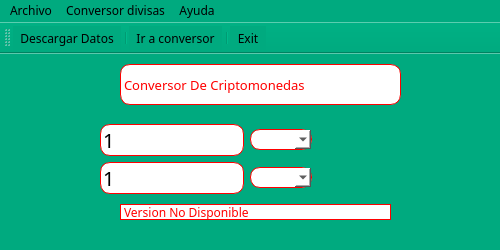
<?xml version="1.0" encoding="UTF-8"?>
<ui version="4.0">
 <class>cripto</class>
 <widget class="QMainWindow" name="cripto">
  <property name="geometry">
   <rect>
    <x>0</x>
    <y>0</y>
    <width>500</width>
    <height>250</height>
   </rect>
  </property>
  <property name="windowTitle">
   <string>Conversor</string>
  </property>
  <property name="windowIcon">
   <iconset resource="recursos.qrc">
    <normaloff>:/newPrefix/icons/dollar.png</normaloff>:/newPrefix/icons/dollar.png</iconset>
  </property>
  <property name="styleSheet">
   <string notr="true">*{
font-family: century gothic;
}

QWidget{
background-color: rgb(0, 170, 127);
}

QLabel {
color:red;
background:white;
border: 1px solid red;
border-radius: 10px;
font: 57 10pt &quot;Asimov&quot;;
}

QLineEdit {
color:black;
background:white;
border: 1px solid red;
border-radius: 10px;
font: 57 15pt &quot;Asimov&quot;;
}
QComboBox{
color:black;
background:white;
border: 1px solid red;
border-radius: 10px;
font: 57 15pt &quot;Asimov&quot;;
}</string>
  </property>
  <widget class="QWidget" name="centralwidget">
   <widget class="QLabel" name="label">
    <property name="geometry">
     <rect>
      <x>120</x>
      <y>10</y>
      <width>281</width>
      <height>41</height>
     </rect>
    </property>
    <property name="font">
     <font>
      <family>Asimov</family>
      <pointsize>10</pointsize>
      <weight>7</weight>
      <italic>false</italic>
      <bold>false</bold>
     </font>
    </property>
    <property name="text">
     <string>Conversor De Criptomonedas</string>
    </property>
   </widget>
   <widget class="QWidget" name="layoutWidget">
    <property name="geometry">
     <rect>
      <x>100</x>
      <y>70</y>
      <width>212</width>
      <height>70</height>
     </rect>
    </property>
    <layout class="QGridLayout" name="gridLayout">
     <item row="0" column="0">
      <layout class="QHBoxLayout" name="horizontalLayout">
       <item>
        <widget class="QLineEdit" name="lineEdit_1">
         <property name="font">
          <font>
           <family>Asimov</family>
           <pointsize>15</pointsize>
           <weight>7</weight>
           <italic>false</italic>
           <bold>false</bold>
          </font>
         </property>
         <property name="text">
          <string>1</string>
         </property>
        </widget>
       </item>
       <item>
        <widget class="QComboBox" name="comboBox_1"/>
       </item>
      </layout>
     </item>
     <item row="1" column="0">
      <layout class="QHBoxLayout" name="horizontalLayout_2">
       <item>
        <widget class="QLineEdit" name="lineEdit_2">
         <property name="font">
          <font>
           <family>Asimov</family>
           <pointsize>15</pointsize>
           <weight>7</weight>
           <italic>false</italic>
           <bold>false</bold>
          </font>
         </property>
         <property name="text">
          <string>1</string>
         </property>
        </widget>
       </item>
       <item>
        <widget class="QComboBox" name="comboBox_2"/>
       </item>
      </layout>
     </item>
    </layout>
   </widget>
   <widget class="QLabel" name="label_2">
    <property name="geometry">
     <rect>
      <x>120</x>
      <y>150</y>
      <width>271</width>
      <height>16</height>
     </rect>
    </property>
    <property name="text">
     <string>Version No Disponible</string>
    </property>
   </widget>
  </widget>
  <widget class="QStatusBar" name="statusbar"/>
  <widget class="QMenuBar" name="menubar">
   <property name="geometry">
    <rect>
     <x>0</x>
     <y>0</y>
     <width>500</width>
     <height>23</height>
    </rect>
   </property>
   <widget class="QMenu" name="menuArchivo">
    <property name="title">
     <string>Archivo</string>
    </property>
    <addaction name="separator"/>
    <addaction name="actionDescargar_Datos"/>
    <addaction name="separator"/>
    <addaction name="actionExit"/>
   </widget>
   <widget class="QMenu" name="menuacerca_de">
    <property name="title">
     <string>Ayuda</string>
    </property>
    <addaction name="actionAcerca_de"/>
   </widget>
   <widget class="QMenu" name="menuCriptomoneda">
    <property name="title">
     <string>Conversor divisas</string>
    </property>
    <addaction name="actionIr_a_divisas"/>
   </widget>
   <addaction name="menuArchivo"/>
   <addaction name="menuCriptomoneda"/>
   <addaction name="menuacerca_de"/>
  </widget>
  <widget class="QToolBar" name="toolBar">
   <property name="windowTitle">
    <string>toolBar</string>
   </property>
   <attribute name="toolBarArea">
    <enum>TopToolBarArea</enum>
   </attribute>
   <attribute name="toolBarBreak">
    <bool>false</bool>
   </attribute>
   <addaction name="actionDescargar_Datos"/>
   <addaction name="separator"/>
   <addaction name="actionIr_a_divisas"/>
   <addaction name="separator"/>
   <addaction name="actionExit"/>
  </widget>
  <action name="actionDescargar_Datos">
   <property name="icon">
    <iconset resource="recursos.qrc">
     <normaloff>:/newPrefix/icons/loading.png</normaloff>:/newPrefix/icons/loading.png</iconset>
   </property>
   <property name="text">
    <string>Descargar Datos</string>
   </property>
   <property name="shortcut">
    <string>Ctrl+D</string>
   </property>
  </action>
  <action name="actionExit">
   <property name="icon">
    <iconset resource="recursos.qrc">
     <normaloff>:/newPrefix/icons/cancel.png</normaloff>:/newPrefix/icons/cancel.png</iconset>
   </property>
   <property name="text">
    <string>Exit</string>
   </property>
   <property name="shortcut">
    <string>Ctrl+E</string>
   </property>
  </action>
  <action name="actionAcerca_de">
   <property name="icon">
    <iconset resource="recursos.qrc">
     <normaloff>:/newPrefix/icons/information.png</normaloff>:/newPrefix/icons/information.png</iconset>
   </property>
   <property name="text">
    <string>Acerca de...</string>
   </property>
  </action>
  <action name="actionIr_a_divisas">
   <property name="icon">
    <iconset resource="recursos.qrc">
     <normaloff>:/newPrefix/icons/dollar.png</normaloff>:/newPrefix/icons/dollar.png</iconset>
   </property>
   <property name="text">
    <string>Ir a conversor</string>
   </property>
  </action>
 </widget>
 <resources>
  <include location="recursos.qrc"/>
 </resources>
 <connections>
  <connection>
   <sender>actionExit</sender>
   <signal>triggered()</signal>
   <receiver>cripto</receiver>
   <slot>close()</slot>
   <hints>
    <hint type="sourcelabel">
     <x>-1</x>
     <y>-1</y>
    </hint>
    <hint type="destinationlabel">
     <x>299</x>
     <y>199</y>
    </hint>
   </hints>
  </connection>
 </connections>
</ui>
